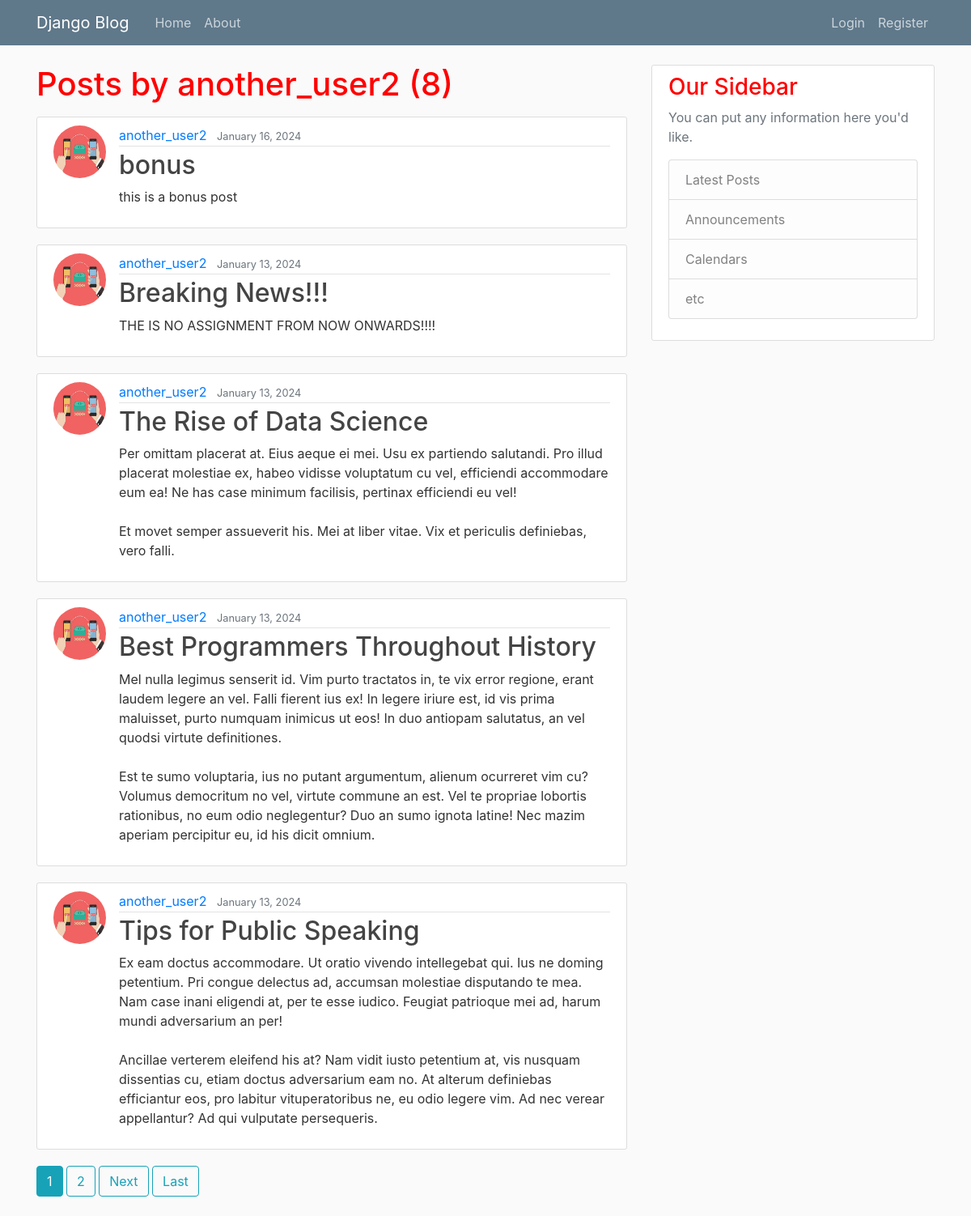
Screenshot of /user/another_user2 with the database file from the repository.
### blog/models.py (models this page shows, shortened)
class Post(models.Model):
    title=models.CharField(max_length=200)
    content=models.TextField(default='Your default content value here')
    date_posted=models.DateTimeField(default=timezone.now)
    author=models.ForeignKey(User,on_delete=models.CASCADE)

### users/models.py (models this page shows, shortened)
class profile(models.Model):
    user = models.OneToOneField(User, on_delete=models.CASCADE)
    image = models.ImageField(default='default.jpg', upload_to='profile_pics')

### blog/views.py (the view)
# urls.py: path('user/<str:username>', UserPostListView.as_view(), name='user-posts'),
class UserPostListView(ListView):
    model = Post
    template_name = 'blog/user_posts.html'  # <app>/<model>_<viewtype>.html
    context_object_name = 'posts'
    paginate_by = 5
    def get_queryset(self):
        user = get_object_or_404(User, username=self.kwargs.get('username'))
        return Post.objects.filter(author=user).order_by('-date_posted')

### blog/templates/blog/user_posts.html (shortened to what this page needs)
{% extends "blog/base.html" %}
{% block content %}
    <h1 class="mb-3">Posts by {{ view.kwargs.username }} ({{ page_obj.paginator.count }})</h1>
    {% for post in posts %}
        <article class="media content-section">
          <img class="rounded-circle article-img" src="{{ post.author.profile.image.url }}">
          <div class="media-body">
            <div class="article-metadata">
              <a class="mr-2" href="{% url 'user-posts' post.author.username %}">{{ post.author }}</a>
              <small class="text-muted">{{ post.date_posted|date:"F d, Y" }}</small>
            </div>
            <h2><a class="article-title" href="{% url 'post-detail' post.id %}">{{ post.title }}</a></h2>
            <p class="article-content">{{ post.content }}</p>
          </div>
        </article>
    {% endfor %}
    {% if is_paginated %}
      {% for num in page_obj.paginator.page_range %}
        {% if page_obj.number == num %}
          <a class="btn btn-info mb-4" href="?page={{ num }}">{{ num }}</a>
        {% elif num > page_obj.number|add:'-3' and num < page_obj.number|add:'3' %}
          <a class="btn btn-outline-info mb-4" href="?page={{ num }}">{{ num }}</a>
        {% endif %}
      {% endfor %}
      {% if page_obj.has_next %}
        <a class="btn btn-outline-info mb-4" href="?page={{ page_obj.next_page_number }}">Next</a>
        <a class="btn btn-outline-info mb-4" href="?page={{ page_obj.paginator.num_pages }}">Last</a>
      {% endif %}
    {% endif %}
{% endblock content %}

### blog/templates/blog/base.html (shortened to what this page needs)
{% load static %}
<!DOCTYPE html>
<html>
<head>
    <link rel="stylesheet" href="https://maxcdn.bootstrapcdn.com/bootstrap/4.0.0/css/bootstrap.min.css">
    <link rel="stylesheet" type="text/css" href="{% static 'blog/main.css' %}">
</head>
<body>
    <header class="site-header">
      <nav class="navbar navbar-expand-md navbar-dark bg-steel fixed-top">
        <div class="container">
          <a class="navbar-brand mr-4" href="{% url 'blog-home' %}">Django Blog</a>
          <div class="collapse navbar-collapse" id="navbarToggle">
            <div class="navbar-nav mr-auto">
              <a class="nav-item nav-link" href="{% url 'blog-home' %}">Home</a>
              <a class="nav-item nav-link" href="{% url 'blog-about' %}">About</a>
            </div>
            <div class="navbar-nav">
              {% if user.is_authenticated %}
                 <a class="nav-item nav-link" href="{% url 'post-create' %}">NEW POST</a>
                  <a class="nav-item nav-link" href="{% url 'profile' %}">PROFILE</a>
              <a href="#" onclick="document.getElementById('logout-form').submit();">Logout</a>
                       <form id="logout-form" method="post" action="{% url 'logout' %}" style="display: none;">
                         {% csrf_token %}
                    </form>
                  {% else %}
              <a class="nav-item nav-link" href="{% url 'login' %}">Login</a>
              <a class="nav-item nav-link" href="{% url 'register' %}">Register</a>
              {% endif %}
            </div>
          </div>
        </div>
      </nav>
    </header>
    <main role="main" class="container">
      <div class="row">
        <div class="col-md-8">
          {% block content %}{% endblock %}
        </div>
        <div class="col-md-4">
          <div class="content-section">
            <h3>Our Sidebar</h3>
            <p class='text-muted'>You can put any information here you'd like.
              <ul class="list-group">
                <li class="list-group-item list-group-item-light">Latest Posts</li>
                <li class="list-group-item list-group-item-light">Announcements</li>
                <li class="list-group-item list-group-item-light">Calendars</li>
                <li class="list-group-item list-group-item-light">etc</li>
              </ul>
            </p>
          </div>
        </div>
      </div>
    </main>
</body>
</html>

### blog/static/blog/main.css (style rules this page uses)
body { background: #fafafa; color: #333333; margin-top: 5rem; }
h1, h2, h3, h4, h5, h6 { color: red; }
ul { margin: 0; }
.bg-steel { background-color: #5f788a; }
.site-header .navbar-nav .nav-link { color: #cbd5db; }
.content-section { background: #ffffff; padding: 10px 20px; border: 1px solid #dddddd; border-radius: 3px; margin-bottom: 20px; }
.article-title { color: #444444; }
.article-content { white-space: pre-line; }
.article-img { height: 65px; width: 65px; margin-right: 16px; }
.article-metadata { padding-bottom: 1px; margin-bottom: 4px; border-bottom: 1px solid #e3e3e3 }

### rows the page displays
Post: author.profile.image (picture), author "another_user2", date_posted "January 16, 2024", title "bonus", content "this is a bonus post"
Post: author.profile.image (picture), author "another_user2", date_posted "January 13, 2024", title "Breaking News!!!", content "THE IS NO ASSIGNMENT FROM NOW ONWARDS!!!!"
Post: author.profile.image (picture), author "another_user2", date_posted "January 13, 2024", title "The Rise of Data Science", content "Per omittam placerat at. Eius aeque ei mei. Usu ex partiendo salutandi. Pro illud placerat molestiae ex, habeo vidisse voluptatum cu vel, efficiendi accommodare eum ea! Ne has case minimum facilisis, pertinax efficiendi eu vel! Et movet semper assueverit his. Mei at liber vitae. Vix et periculis definiebas, vero falli."
Post: author.profile.image (picture), author "another_user2", date_posted "January 13, 2024", title "Best Programmers Throughout History", content "Mel nulla legimus senserit id. Vim purto tractatos in, te vix error regione, erant laudem legere an vel. Falli fierent ius ex! In legere iriure est, id vis prima maluisset, purto numquam inimicus ut eos! In duo antiopam salutatus, an vel quodsi virtute definitiones. Est te sumo voluptaria, ius no putant argumentum, alienum ocurreret vim cu? Volumus democritum no vel, virtute commune an est. Vel te propriae lobortis rationibus, no eum odio neglegentur? Duo an sumo ignota latine! Nec mazim aperiam percipitur eu, id his dicit omnium."
Post: author.profile.image (picture), author "another_user2", date_posted "January 13, 2024", title "Tips for Public Speaking", content "Ex eam doctus accommodare. Ut oratio vivendo intellegebat qui. Ius ne doming petentium. Pri congue delectus ad, accumsan molestiae disputando te mea. Nam case inani eligendi at, per te esse iudico. Feugiat patrioque mei ad, harum mundi adversarium an per! Ancillae verterem eleifend his at? Nam vidit iusto petentium at, vis nusquam dissentias cu, etiam doctus adversarium eam no. At alterum definiebas efficiantur eos, pro labitur vituperatoribus ne, eu odio legere vim. Ad nec verear appellantur? Ad qui vulputate persequeris."

### other values shown
{{ view.kwargs.username }} "another_user2"
{{ page_obj.paginator.count }} "8"
{{ num }} "1"
{{ num }} "2"
